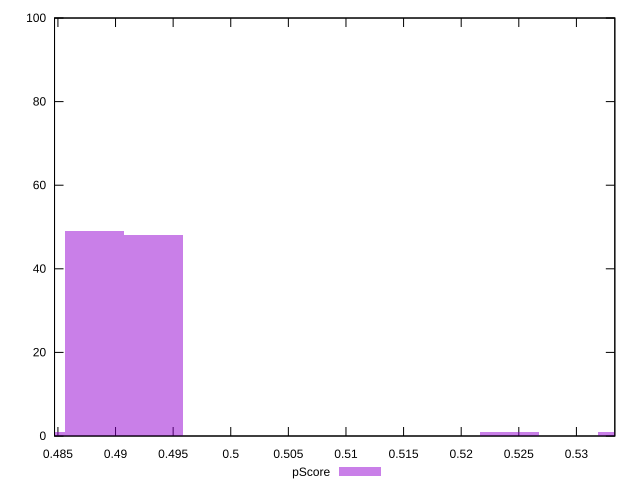

Here is the gnuplot script that generated this plot:
reset

$pScore <<EOF
0.4933289791646256 48
0.48819013563166075 49
0.5344397274283443 1
0.5241620403624146 1
0.4830512920986959 1
EOF

set key outside below
set boxwidth 0.00513884353296485
set xrange [0.48470588235294115:0.5333333333333333]
set yrange [0:100]
set trange [0:100]
set style fill transparent solid 0.5 noborder
set terminal svg size 640, 490 enhanced background rgb 'white'
set output "report_00025_2021-02-22T21:38:55.199Z/uses-http2/samples/pages+cached+noadtech/pScore/histogram.svg"

plot $pScore title "pScore" with boxes

reset
